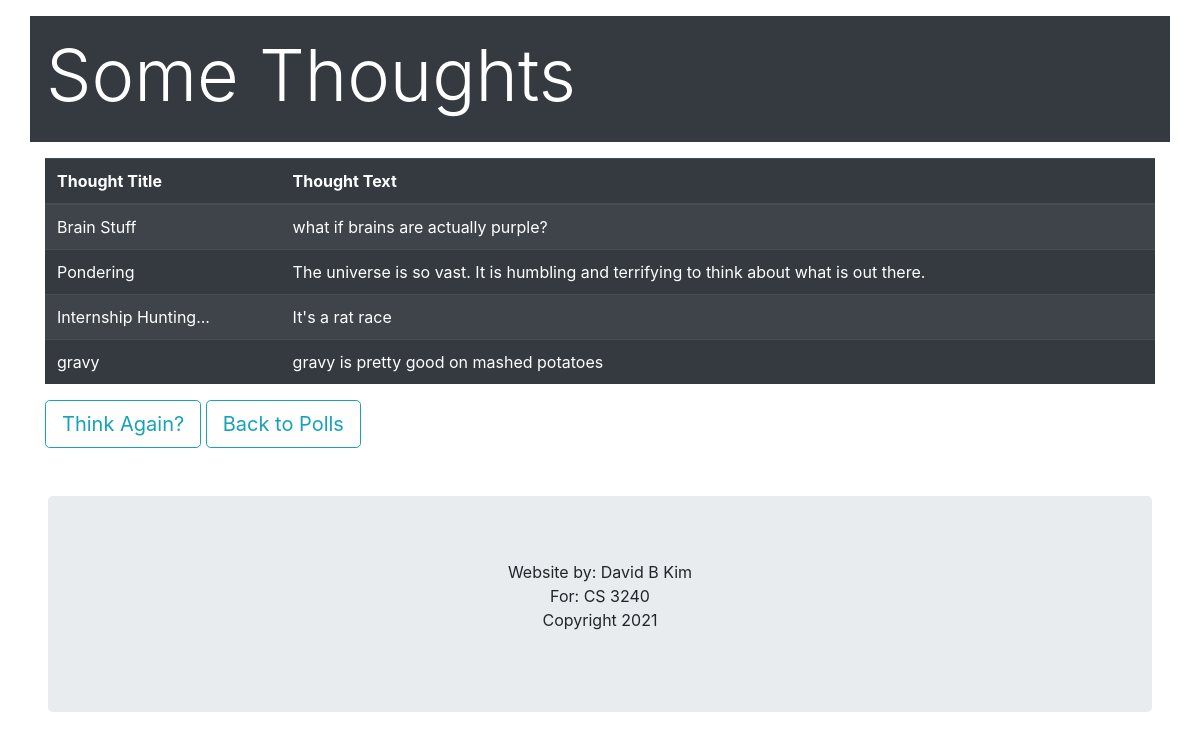
The page /polls/thoughts/list on the database as committed earlier.
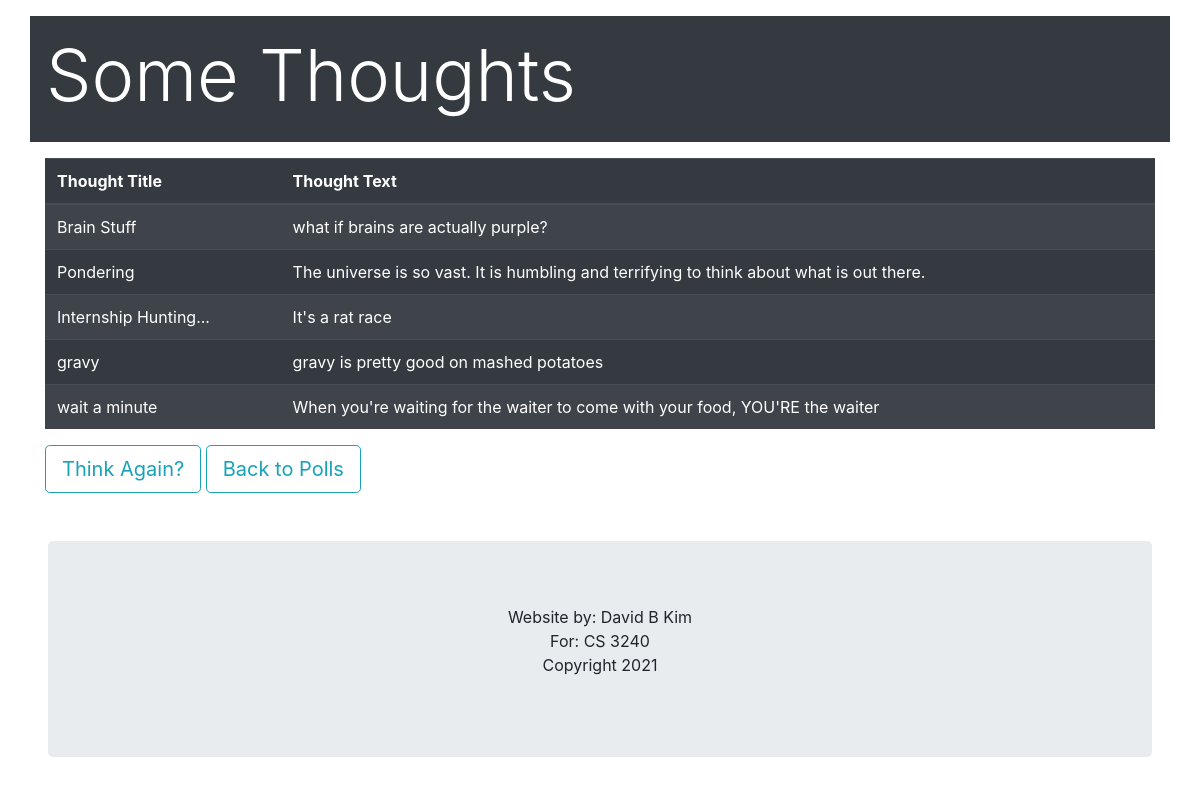
The same page on the database as committed later.
### polls/models.py (models this page shows, shortened)
class Thought(models.Model):
    thought_title = models.CharField(max_length=200)
    thought_text = models.TextField()

### polls/views.py (the view)
# urls.py: path('', views.IndexView.as_view(), name='index'),
def index(request):
    latest_thought_list = Thought.objects.filter()
    context = {
        'latest_thought_list': latest_thought_list,
    }
    return render(request, 'polls/thought_index.html', context)

### polls/templates/polls/thought_index.html (shortened to what this page needs)
{% load bootstrap4 %}
{% bootstrap_css %}
<div class="container p-3 my-3 bg-dark text-white">
  <h1 class="display-3">Some Thoughts</h1>
 </div>
<div class="container">
{% if latest_thought_list %}
    <table class="table table-dark table-striped">
    <thead>
      <tr>
        <th>Thought Title</th>
        <th>Thought Text</th>
      </tr>
    </thead>
    <tbody>
    {% for thought in latest_thought_list %}
        <tr>
        <td>{{thought.thought_title}}</td>
        <td>{{thought.thought_text}}</td>
         </tr>
    {% endfor %}
    </tbody>
  </table>
{% else %}
    <p>No thoughts present.</p>
{% endif %}
    <a href="{% url 'polls:post_thought' %}" class="btn btn-outline-info btn-lg" role="button">Think Again?</a>
<a href="{% url 'polls:index' %}" class="btn btn-outline-info btn-lg" role="button">Back to Polls</a>
</div>
<div class="jumbotron m-5 text-center" style="margin-bottom:0">
  <p>Website by: David B Kim <br> For: CS 3240<br> Copyright 2021</p>
</div>

Rows that differ between the two databases and show on the page:
added Thought: thought_title "wait a minute", thought_text "When you're waiting for the waiter to come with your food, YOU'RE the waiter"
